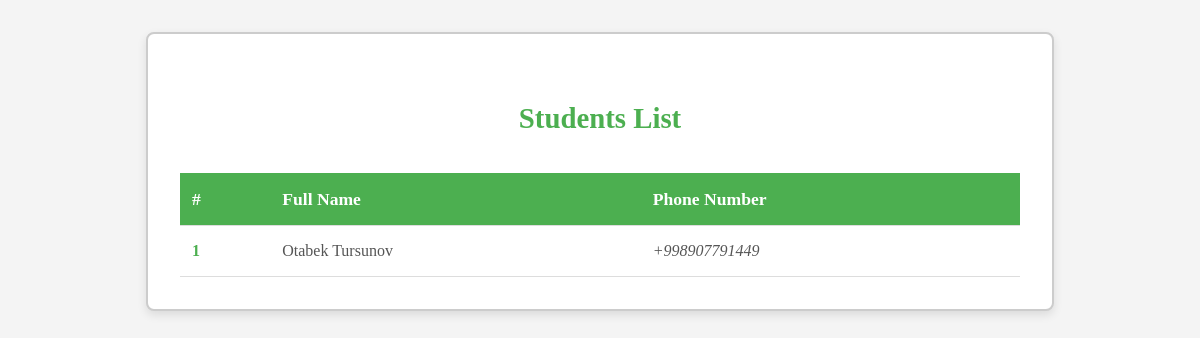
/students/, run on an earlier commit of the app's database.
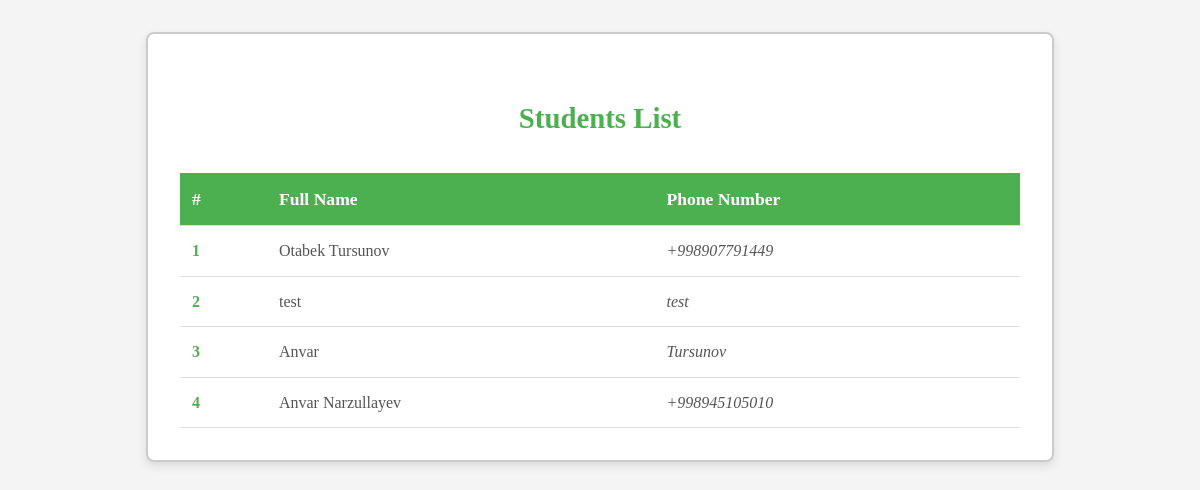
And on a later commit of the database.
### main/models.py (models this page shows, shortened)
class Student(models.Model):
    full_name = models.CharField(max_length=255)
    phone_number = models.CharField(max_length=13)
    created_at = models.DateTimeField(auto_now_add=True)

### main/views.py (the view)
# urls.py: path('students/', StudentsView.as_view(), name='students'),
class StudentsView(View):
    def get(self, request):
        context = {
            'students': Student.objects.all()
        }
        return render(request, 'students.html', context)

### templates/students.html (shortened to what this page needs)
<!DOCTYPE html>
<html lang="en">
<head>
</head>
<body>
    <div class="container">
        <h3>Students List</h3>
        <table>
            <tr>
                <th>#</th>
                <th>Full Name</th>
                <th>Phone Number</th>
            </tr>
            {% for s in students %}
                <tr>
                    <td class="student-number">{{ forloop.counter }}</td>
                    <td>{{ s.full_name }}</td>
                    <td class="student-phone">{{ s.phone_number }}</td>
                </tr>
            {% endfor %}
        </table>
    </div>
</body>
</html>

### templates/students.html (style rules this page uses)
body { font-family: 'Times New Roman', serif; background-color: #f4f4f4; margin: 0; padding: 0; color: #333; line-height: 1.6; }
.container { width: 70%; margin: 2rem auto; background-color: #fff; padding: 2rem; border-radius: 8px; box-shadow: 0 4px 10px rgba(0, 0, 0, 0.1); border: 2px solid #ccc; }
h3 { text-align: center; color: #4CAF50; font-size: 1.8rem; margin-bottom: 2rem; }
table { width: 100%; border-collapse: collapse; margin-top: 1rem; }
th, td { padding: 12px; text-align: left; border-bottom: 1px solid #ddd; }
th { background-color: #4CAF50; color: white; font-size: 1.1rem; }
td { font-size: 1rem; color: #555; }
.student-number { font-weight: bold; color: #4CAF50; }
.student-phone { color: #555; font-style: italic; }

What changed in the data, as far as the page shows it:
added Student: full_name "test", phone_number "test"
added Student: full_name "Anvar", phone_number "Tursunov"
added Student: full_name "Anvar Narzullayev", phone_number "+998945105010"
